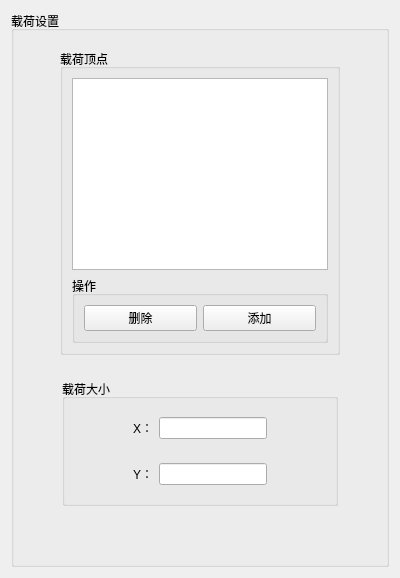
<?xml version="1.0" encoding="UTF-8"?>
<ui version="4.0">
 <class>Finite2D_LoadSet</class>
 <widget class="QWidget" name="Finite2D_LoadSet">
  <property name="geometry">
   <rect>
    <x>0</x>
    <y>0</y>
    <width>400</width>
    <height>300</height>
   </rect>
  </property>
  <property name="windowTitle">
   <string>Form</string>
  </property>
  <layout class="QVBoxLayout" name="verticalLayout">
   <item>
    <widget class="QGroupBox" name="groupBox">
     <property name="sizePolicy">
      <sizepolicy hsizetype="Expanding" vsizetype="Minimum">
       <horstretch>0</horstretch>
       <verstretch>0</verstretch>
      </sizepolicy>
     </property>
     <property name="title">
      <string>载荷设置</string>
     </property>
     <layout class="QVBoxLayout" name="verticalLayout_3">
      <item>
       <widget class="QWidget" name="widget" native="true">
        <layout class="QHBoxLayout" name="horizontalLayout">
         <item>
          <spacer name="horizontalSpacer">
           <property name="orientation">
            <enum>Qt::Horizontal</enum>
           </property>
           <property name="sizeHint" stdset="0">
            <size>
             <width>40</width>
             <height>20</height>
            </size>
           </property>
          </spacer>
         </item>
         <item>
          <widget class="QGroupBox" name="groupBox_2">
           <property name="sizePolicy">
            <sizepolicy hsizetype="Fixed" vsizetype="Fixed">
             <horstretch>0</horstretch>
             <verstretch>0</verstretch>
            </sizepolicy>
           </property>
           <property name="title">
            <string>载荷顶点</string>
           </property>
           <layout class="QVBoxLayout" name="verticalLayout_4">
            <item>
             <widget class="QListWidget" name="listWidget"/>
            </item>
            <item>
             <widget class="QGroupBox" name="groupBox_3">
              <property name="title">
               <string>操作</string>
              </property>
              <layout class="QHBoxLayout" name="horizontalLayout_2">
               <item>
                <widget class="QPushButton" name="pushButton">
                 <property name="text">
                  <string>删除</string>
                 </property>
                </widget>
               </item>
               <item>
                <widget class="QPushButton" name="pushButton_2">
                 <property name="text">
                  <string>添加</string>
                 </property>
                </widget>
               </item>
              </layout>
             </widget>
            </item>
           </layout>
          </widget>
         </item>
         <item>
          <spacer name="horizontalSpacer_2">
           <property name="orientation">
            <enum>Qt::Horizontal</enum>
           </property>
           <property name="sizeHint" stdset="0">
            <size>
             <width>40</width>
             <height>20</height>
            </size>
           </property>
          </spacer>
         </item>
        </layout>
       </widget>
      </item>
      <item>
       <widget class="QWidget" name="widget_2" native="true">
        <layout class="QHBoxLayout" name="horizontalLayout_4">
         <item>
          <spacer name="horizontalSpacer_3">
           <property name="orientation">
            <enum>Qt::Horizontal</enum>
           </property>
           <property name="sizeHint" stdset="0">
            <size>
             <width>40</width>
             <height>20</height>
            </size>
           </property>
          </spacer>
         </item>
         <item>
          <widget class="QGroupBox" name="groupBox_4">
           <property name="sizePolicy">
            <sizepolicy hsizetype="Fixed" vsizetype="Preferred">
             <horstretch>0</horstretch>
             <verstretch>0</verstretch>
            </sizepolicy>
           </property>
           <property name="minimumSize">
            <size>
             <width>276</width>
             <height>0</height>
            </size>
           </property>
           <property name="title">
            <string>载荷大小</string>
           </property>
           <layout class="QVBoxLayout" name="verticalLayout_2">
            <item>
             <widget class="QWidget" name="widget_3" native="true">
              <layout class="QHBoxLayout" name="horizontalLayout_3">
               <item>
                <spacer name="horizontalSpacer_5">
                 <property name="orientation">
                  <enum>Qt::Horizontal</enum>
                 </property>
                 <property name="sizeHint" stdset="0">
                  <size>
                   <width>40</width>
                   <height>20</height>
                  </size>
                 </property>
                </spacer>
               </item>
               <item>
                <widget class="QLabel" name="label">
                 <property name="text">
                  <string>X：</string>
                 </property>
                </widget>
               </item>
               <item>
                <widget class="QLineEdit" name="lineEdit"/>
               </item>
               <item>
                <spacer name="horizontalSpacer_6">
                 <property name="orientation">
                  <enum>Qt::Horizontal</enum>
                 </property>
                 <property name="sizeHint" stdset="0">
                  <size>
                   <width>40</width>
                   <height>20</height>
                  </size>
                 </property>
                </spacer>
               </item>
              </layout>
             </widget>
            </item>
            <item>
             <widget class="QWidget" name="widget_4" native="true">
              <layout class="QHBoxLayout" name="horizontalLayout_5">
               <item>
                <spacer name="horizontalSpacer_7">
                 <property name="orientation">
                  <enum>Qt::Horizontal</enum>
                 </property>
                 <property name="sizeHint" stdset="0">
                  <size>
                   <width>40</width>
                   <height>20</height>
                  </size>
                 </property>
                </spacer>
               </item>
               <item>
                <widget class="QLabel" name="label_2">
                 <property name="text">
                  <string>Y：</string>
                 </property>
                </widget>
               </item>
               <item>
                <widget class="QLineEdit" name="lineEdit_2"/>
               </item>
               <item>
                <spacer name="horizontalSpacer_8">
                 <property name="orientation">
                  <enum>Qt::Horizontal</enum>
                 </property>
                 <property name="sizeHint" stdset="0">
                  <size>
                   <width>40</width>
                   <height>20</height>
                  </size>
                 </property>
                </spacer>
               </item>
              </layout>
             </widget>
            </item>
           </layout>
          </widget>
         </item>
         <item>
          <spacer name="horizontalSpacer_4">
           <property name="orientation">
            <enum>Qt::Horizontal</enum>
           </property>
           <property name="sizeHint" stdset="0">
            <size>
             <width>40</width>
             <height>20</height>
            </size>
           </property>
          </spacer>
         </item>
        </layout>
       </widget>
      </item>
      <item>
       <spacer name="verticalSpacer">
        <property name="orientation">
         <enum>Qt::Vertical</enum>
        </property>
        <property name="sizeHint" stdset="0">
         <size>
          <width>20</width>
          <height>40</height>
         </size>
        </property>
       </spacer>
      </item>
     </layout>
    </widget>
   </item>
  </layout>
 </widget>
 <resources/>
 <connections/>
</ui>
